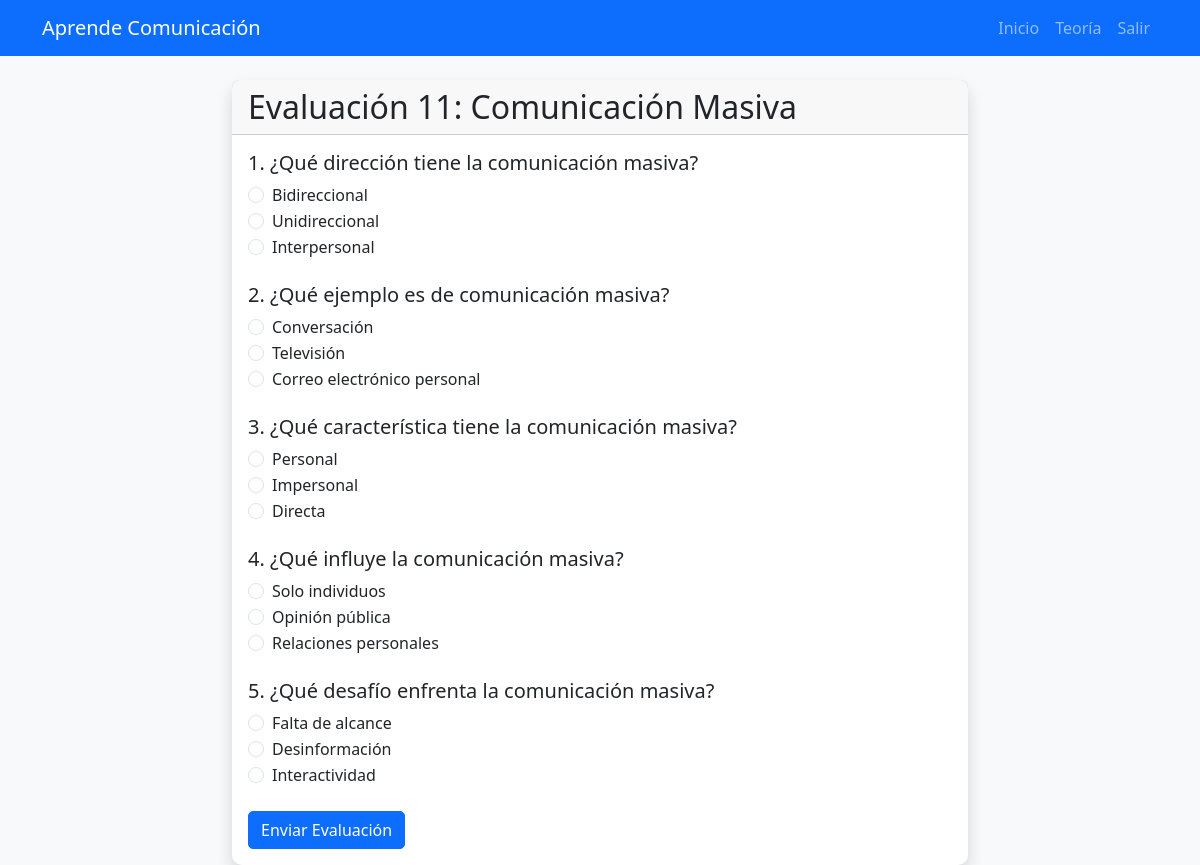
The page /quiz/86/ (signed in) on the database its author committed.
### learning/models.py (models this page shows, shortened)
class Quiz(models.Model):
    title = models.CharField(max_length=200)
    topic = models.ForeignKey(Topic, on_delete=models.CASCADE, null=True, blank=True)

class Question(models.Model):
    quiz = models.ForeignKey(Quiz, on_delete=models.CASCADE)
    question_text = models.CharField(max_length=500)
    option1 = models.CharField(max_length=200)
    option2 = models.CharField(max_length=200)
    option3 = models.CharField(max_length=200)
    correct_answer = models.IntegerField()  # 1,2,3

### learning/views.py (the view)
# urls.py: path('quiz/<int:quiz_id>/', views.quiz, name='quiz'),
@login_required
def quiz(request, quiz_id):
    quiz = get_object_or_404(Quiz, id=quiz_id)
    questions = quiz.question_set.all()
    return render(request, 'learning/quiz.html', {'quiz': quiz, 'questions': questions})

### learning/templates/learning/quiz.html (shortened to what this page needs)
{% extends 'learning/base.html' %}
{% block content %}
    <div class="row justify-content-center">
        <div class="col-md-8">
            <div class="card shadow">
                <div class="card-header">
                    <h2 class="card-title mb-0">{{ quiz.title }}</h2>
                </div>
                <div class="card-body">
                    <form method="post" action="{% url 'submit_quiz' quiz.id %}">
                        {% for question in questions %}
                            <div class="mb-4">
                                <h5>{{ forloop.counter }}. {{ question.question_text }}</h5>
                                <div class="form-check">
                                    <input class="form-check-input" type="radio" name="question_{{ question.id }}" value="1" id="q{{ question.id }}1">
                                    <label class="form-check-label" for="q{{ question.id }}1">
                                        {{ question.option1 }}
                                    </label>
                                </div>
                                <div class="form-check">
                                    <input class="form-check-input" type="radio" name="question_{{ question.id }}" value="2" id="q{{ question.id }}2">
                                    <label class="form-check-label" for="q{{ question.id }}2">
                                        {{ question.option2 }}
                                    </label>
                                </div>
                                <div class="form-check">
                                    <input class="form-check-input" type="radio" name="question_{{ question.id }}" value="3" id="q{{ question.id }}3">
                                    <label class="form-check-label" for="q{{ question.id }}3">
                                        {{ question.option3 }}
                                    </label>
                                </div>
                            </div>
                        {% endfor %}
                        <button type="submit" class="btn btn-primary">Enviar Evaluación</button>
                    </form>
                </div>
            </div>
        </div>
    </div>
{% endblock %}

### learning/static/learning/css/style.css (style rules this page uses)
body { background-color: #f8f9fa; }
.card { border: none; border-radius: 10px; }
.btn { border-radius: 5px; }

### rows shown on the page
Quiz: title "Evaluación 11: Comunicación Masiva"
Question: question_text "¿Qué dirección tiene la comunicación masiva?", option1 "Bidireccional", option2 "Unidireccional", option3 "Interpersonal"
Question: question_text "¿Qué ejemplo es de comunicación masiva?", option1 "Conversación", option2 "Televisión", option3 "Correo electrónico personal"
Question: question_text "¿Qué característica tiene la comunicación masiva?", option1 "Personal", option2 "Impersonal", option3 "Directa"
Question: question_text "¿Qué influye la comunicación masiva?", option1 "Solo individuos", option2 "Opinión pública", option3 "Relaciones personales"
Question: question_text "¿Qué desafío enfrenta la comunicación masiva?", option1 "Falta de alcance", option2 "Desinformación", option3 "Interactividad"
